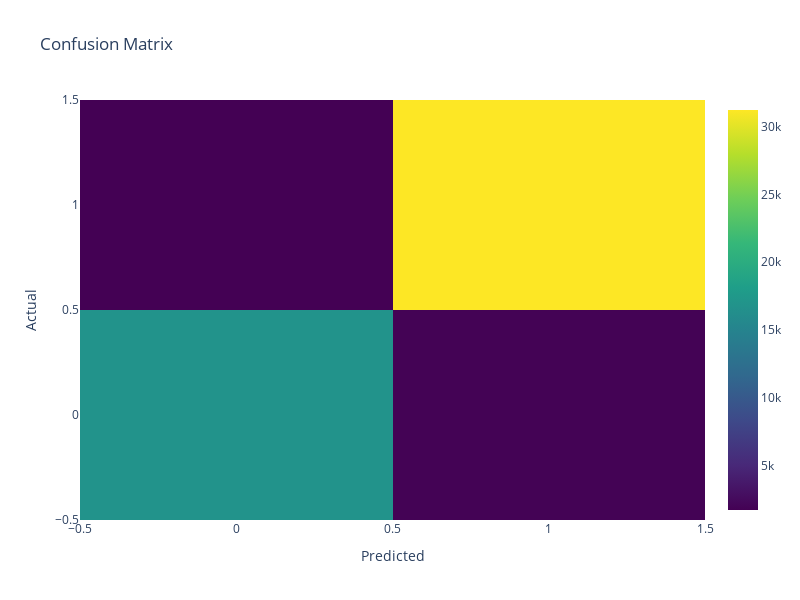

Source (notebook cell):
### Code cell
#plotting the confusion matrix
cm = confusion_matrix(y_test, y_predictions)
fig = go.Figure(go.Heatmap(z=cm, x=model.classes_, y=model.classes_, colorscale='Viridis'))
fig.update_layout(title='Confusion Matrix',
                  xaxis_title='Predicted',
                  yaxis_title='Actual',
                  width=800,
                  height=600)
fig.show()

### Figure 1 — Plotly figure (JSON) as saved in the notebook; plotly's stock layout.template omitted (floating-point values rounded to 4 significant figures)
{"data": [{"colorscale": [[0, "#440154"], [0.1111, "#482878"], [0.2222, "#3e4989"], [0.3333, "#31688e"], [0.4444, "#26828e"], [0.5556, "#1f9e89"], [0.6667, "#35b779"], [0.7778, "#6ece58"], [0.8889, "#b5de2b"], [1, "#fde725"]], "type": "heatmap", "x": [0, 1], "y": [0, 1], "z": [[16771, 1829], [1700, 31235]]}], "layout": {"height": 600, "title": {"text": "Confusion Matrix"}, "width": 800, "xaxis": {"title": {"text": "Predicted"}}, "yaxis": {"title": {"text": "Actual"}}}}
